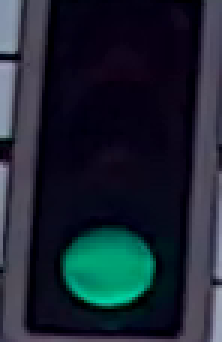
#> input picture week2/test-images/green-000821_02.png, 74 x 114 px (shown 3 times larger); its folder holds only this picture in this run
$ python DRE0065_hw2.py
#> lines starting #> are read from the running program, lines starting #| are printed output that depends on the picture; after the words box and inside, x2 and y2 are one past the last pixel; in counts of white or black regions, pixels touching at a corner belong together
import cv2 as cv
import numpy as np
import os

os.makedirs("out-green", exist_ok=True)
os.makedirs("out-red", exist_ok=True)

for fname in os.listdir("test-images"):
    img = cv.imread(f"test-images/{fname}")
#> img is the input picture: shape (114, 74, 3); mean B, G, R 49.2, 37.2, 27.9
    hsv = cv.cvtColor(img, cv.COLOR_BGR2HSV)
#> hsv: shape (114, 74, 3); mean H, S, V 119.9, 172.4, 51.8

    g_mask = cv.inRange(hsv, np.array([40, 80, 80]), np.array([100, 255, 255]))
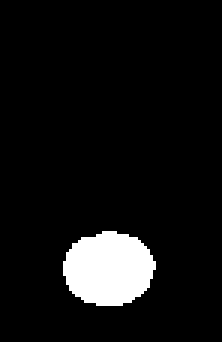
#> g_mask: shape (114, 74) (shown 3 times larger); 7.1% white; 1 white region, box (x1, y1, x2, y2) and area: (21, 77, 52, 102) 598
    r_mask = cv.inRange(hsv, np.array([0, 100, 100]), np.array([10, 255, 255])) | cv.inRange(hsv, np.array([160, 100, 100]), np.array([180, 255, 255]))
#> r_mask: shape (114, 74); every value is 0

    green_count = cv.countNonZero(g_mask)
#> green_count = 598
    red_count = cv.countNonZero(r_mask)
#> red_count = 0
    out = cv.hconcat([img, cv.bitwise_and(img, img, mask=g_mask), cv.bitwise_and(img, img, mask=r_mask)])
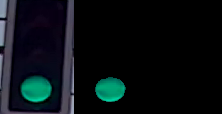
#> out: shape (114, 222, 3); mean B, G, R 19, 15.8, 9.3

    if green_count >= red_count:
        cv.imwrite(f"out-green/{fname}", out)
        print(f"{fname}: green = {green_count}, red = {red_count} -> Saved to out-green.")
#| green-000821_02.png: green = 598, red = 0 -> Saved to out-green.
    else:
        cv.imwrite(f"out-red/{fname}", out)
        print(f"{fname}: green = {green_count}, red = {red_count} -> Saved to out-red.")
print("Done, all images processed!")

$ run again, on week2/test-images/green-000837_02.png
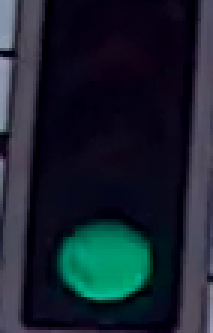
#> input picture week2/test-images/green-000837_02.png, 71 x 111 px (shown 3 times larger)
#> img is the input picture: shape (111, 71, 3); mean B, G, R 45.9, 33.8, 24.7
#> hsv: shape (111, 71, 3); mean H, S, V 120.5, 178.4, 48.8
#> `g_mask = cv.inRange(hsv, np.array([40, 80, 80]), np.array([100, 255, 2..`:
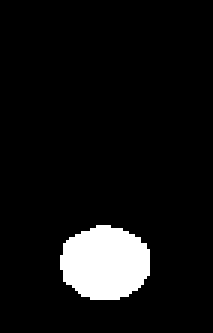
#> g_mask: shape (111, 71) (shown 3 times larger); 7.5% white; 1 white region, box (x1, y1, x2, y2) and area: (20, 75, 50, 100) 592
#> r_mask: shape (111, 71); every value is 0
#> green_count = 592
#> red_count = 0
#> `out = cv.hconcat([img, cv.bitwise_and(img, img, mask=g_mask), cv.bitwi..`:
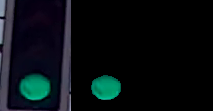
#> out: shape (111, 213, 3); mean B, G, R 17.9, 14.7, 8.2
#| green-000837_02.png: green = 592, red = 0 -> Saved to out-green.

$ run again, on week2/test-images/green-000840_02.png
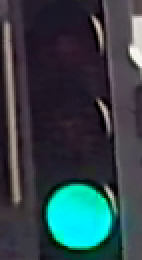
#> input picture week2/test-images/green-000840_02.png, 71 x 130 px (shown 2 times larger)
#> img is the input picture: shape (130, 71, 3); mean B, G, R 72.1, 66.7, 48.9
#> hsv: shape (130, 71, 3); mean H, S, V 120.1, 89.2, 76
#> `g_mask = cv.inRange(hsv, np.array([40, 80, 80]), np.array([100, 255, 2..`:
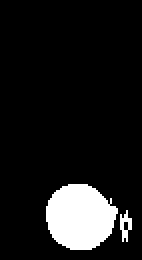
#> g_mask: shape (130, 71) (shown 2 times larger); 10.4% white; 2 white regions, box (x1, y1, x2, y2) and area: (23, 92, 59, 125) 908, (60, 105, 66, 121) 52
#> r_mask: shape (130, 71); every value is 0
#> green_count = 960
#> red_count = 0
#> `out = cv.hconcat([img, cv.bitwise_and(img, img, mask=g_mask), cv.bitwi..`:
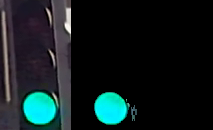
#> out: shape (130, 213, 3); mean B, G, R 31.2, 29.8, 16.5
#| green-000840_02.png: green = 960, red = 0 -> Saved to out-green.

$ run again, on week2/test-images/green-000824_02.png
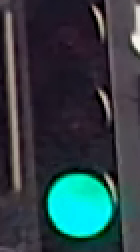
#> input picture week2/test-images/green-000824_02.png, 70 x 126 px (shown 2 times larger)
#> img is the input picture: shape (126, 70, 3); mean B, G, R 70.7, 65.9, 47.3
#> hsv: shape (126, 70, 3); mean H, S, V 119.9, 91.8, 75
#> `g_mask = cv.inRange(hsv, np.array([40, 80, 80]), np.array([100, 255, 2..`:
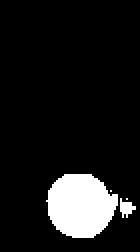
#> g_mask: shape (126, 70) (shown 2 times larger); 10.5% white; 4 white regions (2 under 20 px), largest, box (x1, y1, x2, y2) and area: (23, 87, 59, 119) 876, (60, 99, 68, 109) 45
#> r_mask: shape (126, 70); every value is 0
#> green_count = 923
#> red_count = 0
#> `out = cv.hconcat([img, cv.bitwise_and(img, img, mask=g_mask), cv.bitwi..`:
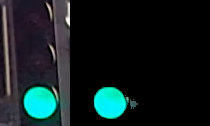
#> out: shape (126, 210, 3); mean B, G, R 30.8, 29.7, 16
#| green-000824_02.png: green = 923, red = 0 -> Saved to out-green.
